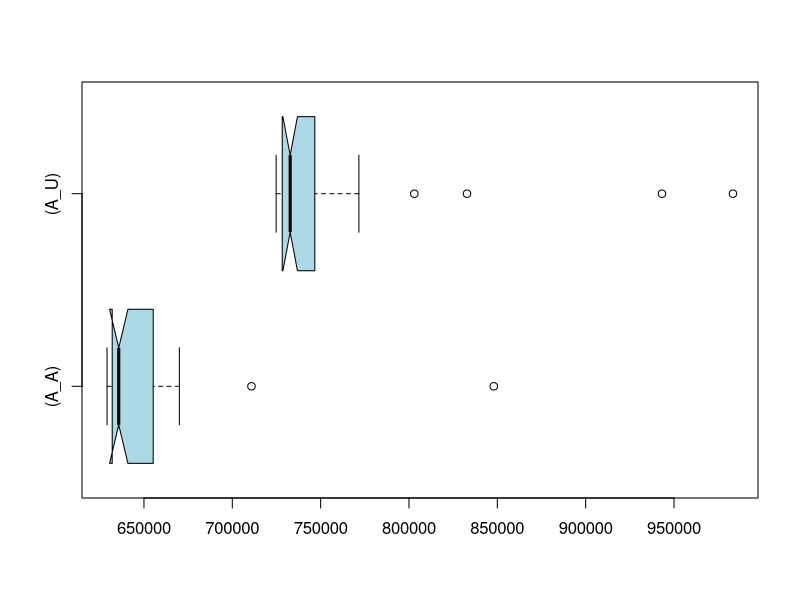

Source code (R):
if (exists("A_A")) remove("A_A")
if (exists("A_U")) remove("A_U")
if (exists("C_A")) remove("C_A")
if (exists("C_U")) remove("C_U")
A_U<-c(771641,746693,732271,725209,726414,728625,832831,735715,724814,741473,731349,729587,732586,737694,765617,736749,725505,749813,983380,727396,739860,749636,736267,730995,727091,732335,727189,749911,729751,728655,729067,743726,726390,731569,731175,725762,748404,733064,753782,755997,943203,728261,726804,734369,727812,732926,733615,727182,734442,803043)
A_A<-c(847991,667649,630906,632101,631320,629847,664422,632378,662905,635258,629100,632026,636990,630746,633974,631564,636749,661159,629934,642311,650639,656273,636734,635743,634587,635157,633842,634085,710855,629331,635280,631256,634684,636349,670039,649382,655230,661114,638770,665626,639848,664746,639557,630828,635419,644084,630888,666901,635703,629190)
if (exists("A_U")) boxplot.stats(A_U)
if (exists("A_A")) boxplot.stats(A_A)
if (exists("C_U")) boxplot.stats(C_U)
if (exists("C_A")) boxplot.stats(C_A)
if (exists("A_U")) summary(A_U)
if (exists("A_A")) summary(A_A)
if (exists("C_U")) summary(C_U)
if (exists("C_A")) summary(C_A)
if (exists("A_U")) boxplot(A_A,A_U,col="lightblue",horizontal=TRUE,match=TRUE,names=c("(A_A)","(A_U)"),notch=TRUE)
if (exists("C_U")) boxplot(C_A,C_U,col="lightblue",horizontal=TRUE,match=TRUE,names=c("(C_A)","(C_U)"),notch=TRUE)
